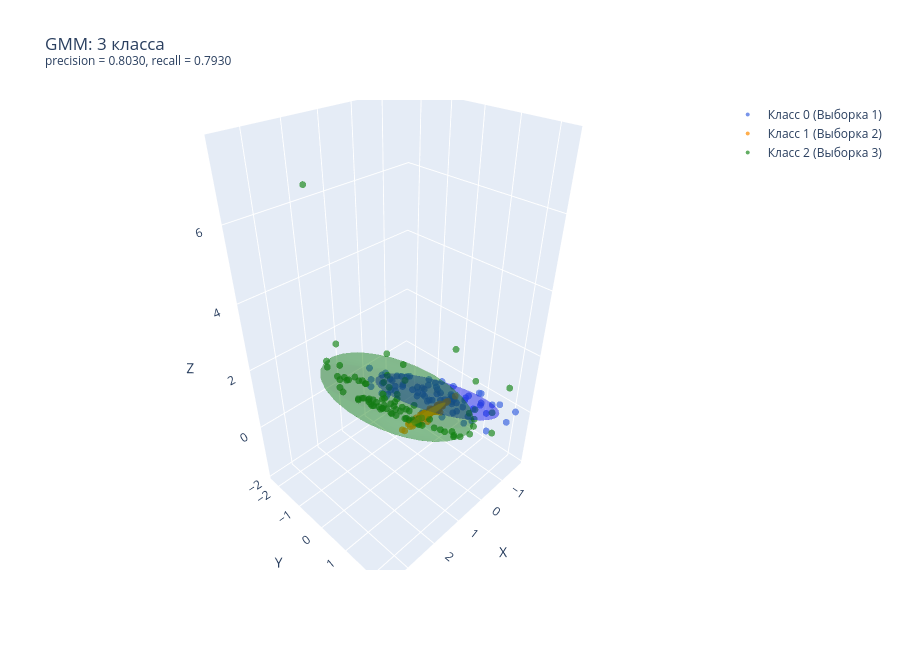

Here is the notebook cell this chart was saved with:
### Code cell
def get_dome_mesh(mean, cov, n_std=1.8, n_pts=30):
    vals, vecs = np.linalg.eigh(cov)
    u = np.linspace(0, 2 * np.pi, n_pts)
    v = np.linspace(0, np.pi, n_pts)
    x = np.outer(np.cos(u), np.sin(v))
    y = np.outer(np.sin(u), np.sin(v))
    z = np.outer(np.ones_like(u), np.cos(v))
    sphere = np.stack([x, y, z], axis=-1)
    radii = n_std * np.sqrt(np.maximum(vals, 0))
    dome = (sphere * radii) @ vecs.T + mean
    return dome[:, :, 0], dome[:, :, 1], dome[:, :, 2]

# Расчет куполов для трех классов
x0, y0, z0 = get_dome_mesh(gss_0.means_[0], gss_0.covariances_[0])
x1, y1, z1 = get_dome_mesh(gss_1.means_[0], gss_1.covariances_[0])
x2, y2, z2 = get_dome_mesh(gss_2.means_[0], gss_2.covariances_[0])

fig3 = go.Figure()

# Точки 3 классов
fig3.add_trace(go.Scatter3d(x=x_tr_sc[y_tr == 0, 0], y=x_tr_sc[y_tr == 0, 1], z=x_tr_sc[y_tr == 0, 2], mode='markers', marker=dict(size=4, color='royalblue', opacity=0.7), name='Класс 0 (Выборка 1)'))
fig3.add_trace(go.Scatter3d(x=x_tr_sc[y_tr == 1, 0], y=x_tr_sc[y_tr == 1, 1], z=x_tr_sc[y_tr == 1, 2], mode='markers', marker=dict(size=4, color='darkorange', opacity=0.7), name='Класс 1 (Выборка 2)'))
fig3.add_trace(go.Scatter3d(x=x_tr_sc[y_tr == 2, 0], y=x_tr_sc[y_tr == 2, 1], z=x_tr_sc[y_tr == 2, 2], mode='markers', marker=dict(size=4, color='forestgreen', opacity=0.7), name='Класс 2 (Выборка 3)'))

# 3 купола
fig3.add_trace(go.Surface(x=x0, y=y0, z=z0, colorscale=[[0, 'blue'], [1, 'blue']], opacity=0.25, showscale=False, name='Купол 0'))
fig3.add_trace(go.Surface(x=x1, y=y1, z=z1, colorscale=[[0, 'orange'], [1, 'orange']], opacity=0.25, showscale=False, name='Купол 1'))
fig3.add_trace(go.Surface(x=x2, y=y2, z=z2, colorscale=[[0, 'green'], [1, 'green']], opacity=0.25, showscale=False, name='Купол 2'))

fig3.update_layout(title=f'GMM: 3 класса<br><sup>precision = {prec_g:.4f}, recall = {rec_g:.4f}</sup>', scene=dict(xaxis_title='X', yaxis_title='Y', zaxis_title='Z'), width=900, height=650)
fig3.show()
